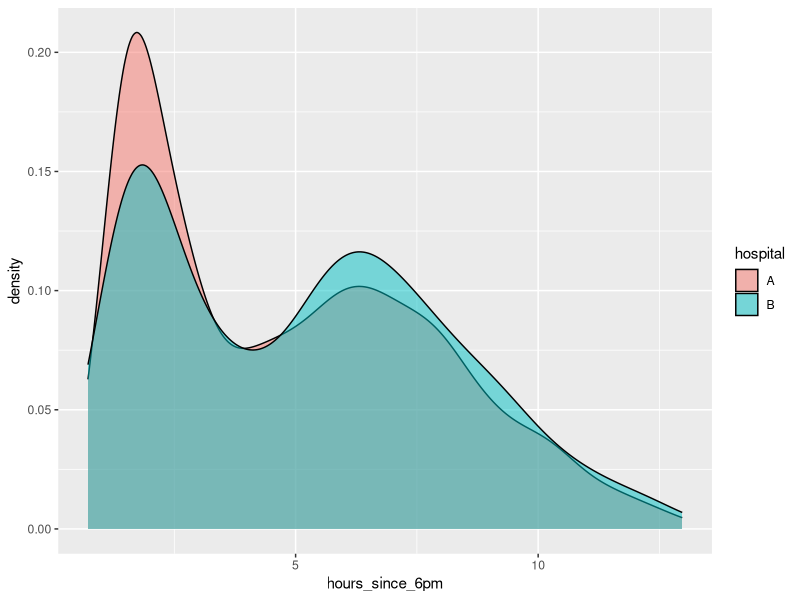
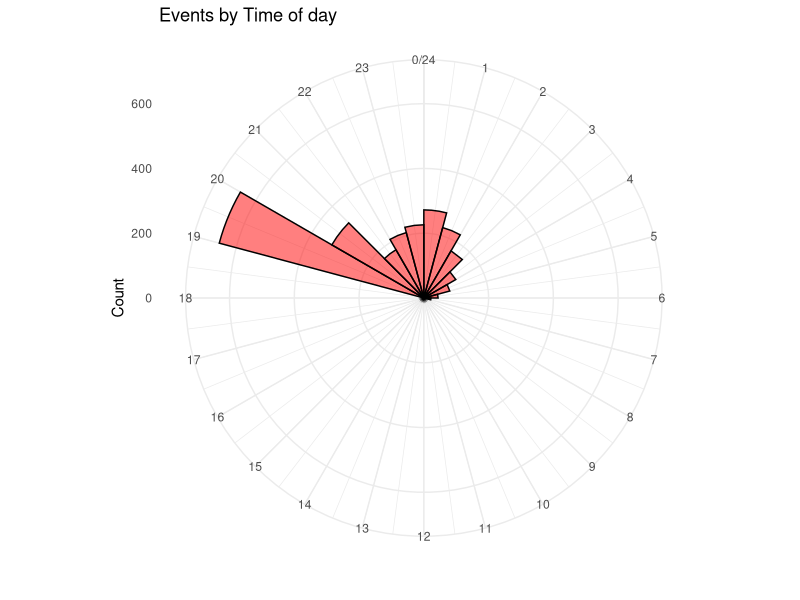
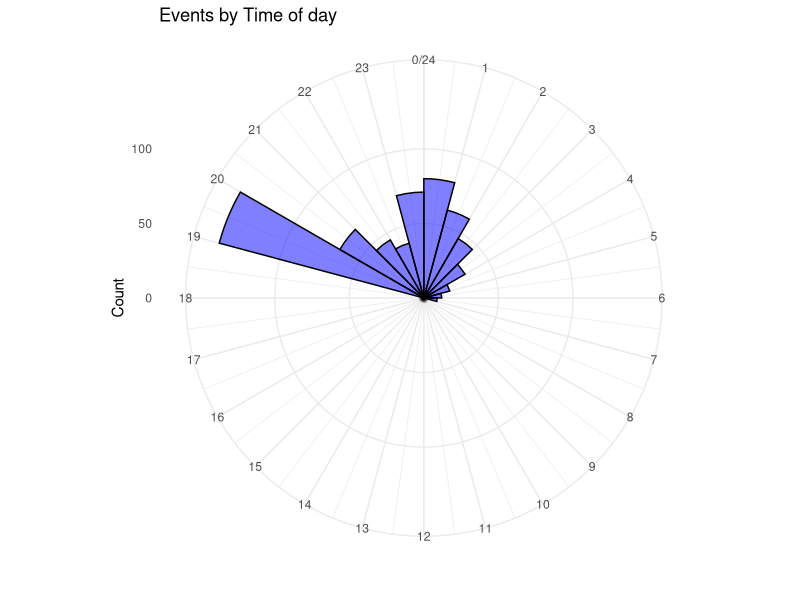

Write the R code that produced these figures, in order.
## ---- chunk 1
knitr::opts_chunk$set(echo = TRUE)
## ---- chunk 2
library(tidyverse)
library(vroom)
## ---- chunk 3
data <- vroom("Data/surgery_times.csv")
data

# Adding new variable depicting hour since begging of night shift
data<-data %>%
  mutate(hours_since_6pm = ifelse(hour <= 18, hour + 6, hour - 18))

# Calculating average of the variable "hours_since_6pm" in dataset
avg_obs_time <- sum(data$hours_since_6pm)/nrow(data) 
avg_obs_time


# plotting a density plot
data %>%
  ggplot(aes(x = hours_since_6pm, fill = hospital)) +
  geom_density(alpha = 0.5)
## ---- chunk 4

# Another way to visualize data

#filtering data into hospital a and hospital b
data_a<-data%>%
  filter(hospital == "A")

data_b <- data%>%
  filter(hospital == "B")

#plotting the two data sets on a circular histogram

ggplot(data = data_a, aes(x = hour)) + geom_histogram(breaks = seq(0, 
  24), width = 2, fill = "red", color = "black", alpha = 0.5) + coord_polar(start = 0) + theme_minimal() + 
  scale_fill_brewer() + ylab("Count") + ggtitle("Events by Time of day") + 
  scale_x_continuous("", limits = c(0, 24), breaks = seq(0, 24), labels = seq(0,24))

ggplot(data = data_b, aes(x = hour)) + geom_histogram(breaks = seq(0, 
  24), width = 2, fill = "blue", color = "black", alpha = 0.5) + coord_polar(start = 0) + theme_minimal() + 
  scale_fill_brewer() + ylab("Count") + ggtitle("Events by Time of day") + 
  scale_x_continuous("", limits = c(0, 24), breaks = seq(0, 24), labels = seq(0,24))

